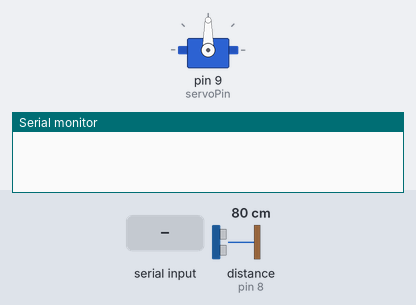
Simulated run of this sketch. Board: Arduino Uno, built with avr-gcc and run on an emulated ATmega328P. Shown: servo, the last lines printed to the serial monitor. Inputs (shaded band) come from the test bench; at power-on: distance to the obstacle (sensor on pin 8) 80 cm. The echo pulse lasts 58.3 µs per cm.

Above: at 1.2 s.
1.3 s: "fire" received over Serial
At 1.78 s:
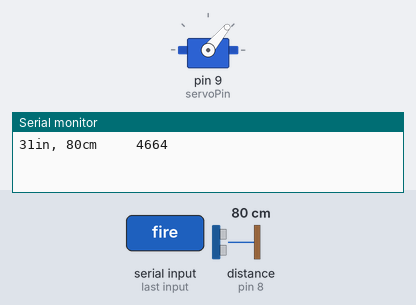
4.3 s: distance to the obstacle (sensor on pin 8) set to 18 cm
At 4.53 s:
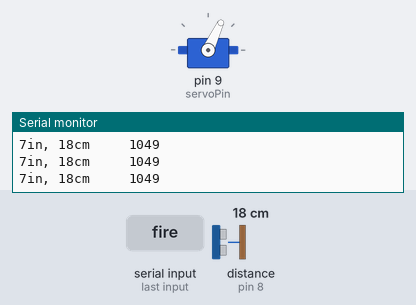
7.3 s: distance to the obstacle (sensor on pin 8) set to 299 cm
At 7.52 s:
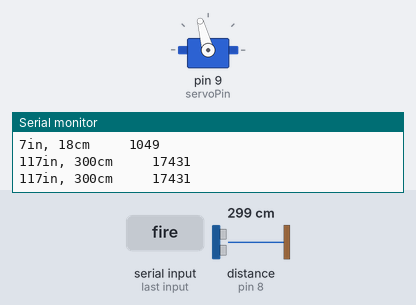
10.3 s: distance to the obstacle (sensor on pin 8) set to 2 cm
13.3 s: "1" received over Serial
Timing chart, 0 to 17.3 s (numbered marks = the images above; inputs shaded):
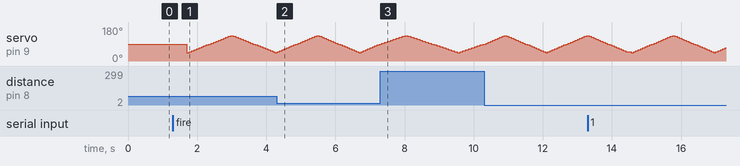

The sketch:

servoPractice_pde.ino
```cpp
#include <Servo.h>

#define LOOP_SPREAD 5


/* Servo Stuff */
Servo myservo;  // create servo object to control a servo
                // a maximum of eight servo objects can be created
int pos = 0;    // variable to store the servo position
int servoPin = 9;
int servoStart = 90;
int servoSpread = 45;
int servoDelay = 15;

/* Ultrasonic stuff */
int triggerPin = 7;
int echoPin = 8;
int sonicDelay = 50;


int LOOP = 0;

void setup()
{
  Serial.begin(9600);
  myservo.attach(servoPin);
  myservo.write(servoStart);  // attaches the servo on pin 9 to the servo object
}


void loop()
{
  String action = "";
  while(Serial.available() > 0){
    int inByte = Serial.read();
    delay(100);
    action += (char) inByte;
   }

   if(action.equals("fire")){
     LOOP = true;
     myservo.write(servoStart);
   }

   if(action.equals("stop")){
     LOOP = false;
     myservo.write(servoStart);
   }


   if( LOOP ) {

     for( int i = servoStart - servoSpread; i < servoStart + servoSpread; i=i+LOOP_SPREAD) {
         myservo.write(i);
         delay(servoDelay);     // tell servo to go to position in variable 'pos'    // waits 15ms for the servo to reach the position
         int left = getDistance();
         delay(sonicDelay);
     }

     for( int i = servoStart + servoSpread; i > servoStart - servoSpread; i=i-LOOP_SPREAD) {
         myservo.write(i);
         delay(servoDelay);     // tell servo to go to position in variable 'pos'    // waits 15ms for the servo to reach the position
         int right = getDistance();
         delay(sonicDelay);
     }

   }


}

int getDistance()
{

  // establish variables for duration of the ping,
  // and the distance result in inches and centimeters:
  long duration, inches, cm;

  // The PING))) is triggered by a HIGH pulse of 2 or more microseconds.
  // Give a short LOW pulse beforehand to ensure a clean HIGH pulse:
  pinMode(triggerPin, OUTPUT);
  digitalWrite(triggerPin, HIGH);
  delayMicroseconds(10);
  digitalWrite(triggerPin, LOW);

  // The same pin is used to read the signal from the PING))): a HIGH
  // pulse whose duration is the time (in microseconds) from the sending
  // of the ping to the reception of its echo off of an object.
  pinMode(echoPin, INPUT);
  duration = pulseIn(echoPin, HIGH);

  // convert the time into a distance
  inches = microsecondsToInches(duration);
  cm = microsecondsToCentimeters(duration);

  Serial.print(inches);
  Serial.print("in, ");
  Serial.print(cm);
  Serial.print("cm");
  Serial.print("     ");
  Serial.print(duration);
  Serial.println();

  return inches;
}

long microsecondsToInches(long microseconds)
{
  // According to Parallax's datasheet for the PING))), there are
  // 73.746 microseconds per inch (i.e. sound travels at 1130 feet per
  // second).  This gives the distance travelled by the ping, outbound
  // and return, so we divide by 2 to get the distance of the obstacle.
  // See: http://www.parallax.com/dl/docs/prod/acc/28015-PING-v1.3.pdf
  return microseconds / 74 / 2;
}

long microsecondsToCentimeters(long microseconds)
{
  // The speed of sound is 340 m/s or 29 microseconds per centimeter.
  // The ping travels out and back, so to find the distance of the
  // object we take half of the distance travelled.
  return microseconds / 29 / 2;
}
```
